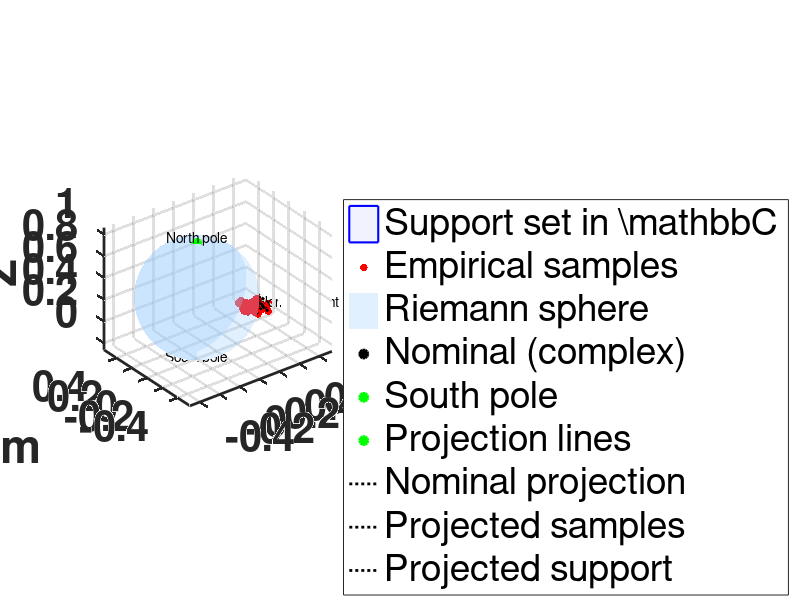

This chart was generated by the following MATLAB code:
% plot_empirical_distribution_with_projection.m
% Empirical complex samples, inverse stereographic projections, Riemann sphere, and support

clear; clc; close all;

%% Parameters
N = 100;
nominal = 0.8 + 0.3j;
spread = 0.05;

%% Generate samples around nominal point
samples = nominal + spread * (randn(N, 1) + 1j * randn(N, 1));
x = real(samples);
y = imag(samples);

%% Compute ellipse (support set)
mu = [mean(x), mean(y)];
Sigma = cov([x y]);
theta = linspace(0, 2*pi, 200);
circle = [cos(theta); sin(theta)];
[U, S, ~] = svd(Sigma);
ellipse = U * sqrt(S) * circle;
ellipse(1,:) = ellipse(1,:) + mu(1);
ellipse(2,:) = ellipse(2,:) + mu(2);

%% Inverse stereographic projection
project_to_Riemann = @(z) [real(z) ./ (1 + abs(z).^2); ...
                           imag(z) ./ (1 + abs(z).^2); ...
                           abs(z).^2 ./ (1 + abs(z).^2)];

% Project samples to sphere (3 x N)
proj_R = project_to_Riemann(samples);
proj_x = proj_R(1:100,:);
proj_y = proj_R(101:200,:);
proj_z = proj_R(201:300,:);

% Project support ellipse
ellipse_cpx = ellipse(1,:) + 1j * ellipse(2,:);
ellipse_proj = project_to_Riemann(ellipse_cpx);
ellipse_proj_x = ellipse_proj(1,:);
ellipse_proj_y = ellipse_proj(2,:);
ellipse_proj_z = ellipse_proj(3,:);

% Project nominal point
nominal_proj = project_to_Riemann(nominal);

%% Riemann sphere
[XS, YS, ZS] = sphere(50); % unit diameter
XS = XS * 0.5;
YS = YS * 0.5;
ZS = ZS * 0.5 + 0.5;

%% Plot
figure('Color','w');
hold on; grid on; axis equal;
view(3);
xlabel('Re'); ylabel('Im'); zlabel('Z');

% Complex plane and support
fill3(ellipse(1,:), ellipse(2,:), zeros(size(ellipse(1,:))), ...
      [0.9 0.9 1], 'EdgeColor', 'b', 'LineWidth', 1.5, 'FaceAlpha', 0.5);
scatter3(x, y, zeros(N,1), 30, 'r', 'filled');

% Riemann sphere
surf(XS, YS, ZS, 'FaceAlpha', 0.3, 'EdgeColor', 'none', 'FaceColor', [0.6 0.8 1]);

% Nominal and south pole
plot3(real(nominal), imag(nominal), 0, 'ko', 'MarkerFaceColor','k', 'MarkerSize', 6);
plot3(0, 0, 0, 'go', 'MarkerSize', 6, 'MarkerFaceColor', 'g');
plot3(0, 0, 1, 'go', 'MarkerSize', 6, 'MarkerFaceColor', 'g');

% Projection lines from samples to sphere
for i = 1:N
    plot3([x(i), proj_x(i)], [y(i), proj_y(i)], [0, proj_z(i)], ...
        'k:', 'LineWidth', 1);
end

% Projection line for nominal point
plot3([real(nominal), nominal_proj(1)], ...
      [imag(nominal), nominal_proj(2)], ...
      [0, nominal_proj(3)], 'k-', 'LineWidth', 2);

% Projected sample points
scatter3(proj_x, proj_y, proj_z, 30, 'm', 'filled');

% Projected support set on sphere
plot3(ellipse_proj_x, ellipse_proj_y, ellipse_proj_z, 'm-', 'LineWidth', 2);

% Projected nominal point
plot3(nominal_proj(1), nominal_proj(2), nominal_proj(3), ...
      'ko', 'MarkerFaceColor', 'y', 'MarkerSize', 6);

% Labels
text(real(nominal)+0.05, imag(nominal), 0.02, 'Nominal point', 'FontSize', 10);
text(0, 0, 1.05, 'North pole', 'HorizontalAlignment','center');
text(0, 0, -0.05, 'South pole', 'HorizontalAlignment','center');
a = findobj(gcf, 'type', 'axes');
h = findobj(gcf, 'type', 'line');
set(h, 'linewidth', 2);
set(a, 'linewidth', 2);
set(a, 'FontSize', 30);
set(gca,'fontweight','bold');
legend({'Support set in \mathbb{C}', 'Empirical samples', ...
        'Riemann sphere', 'Nominal (complex)', 'South pole', ...
        'Projection lines', 'Nominal projection', ...
        'Projected samples', 'Projected support'}, ...
        'Location', 'northeastoutside');
